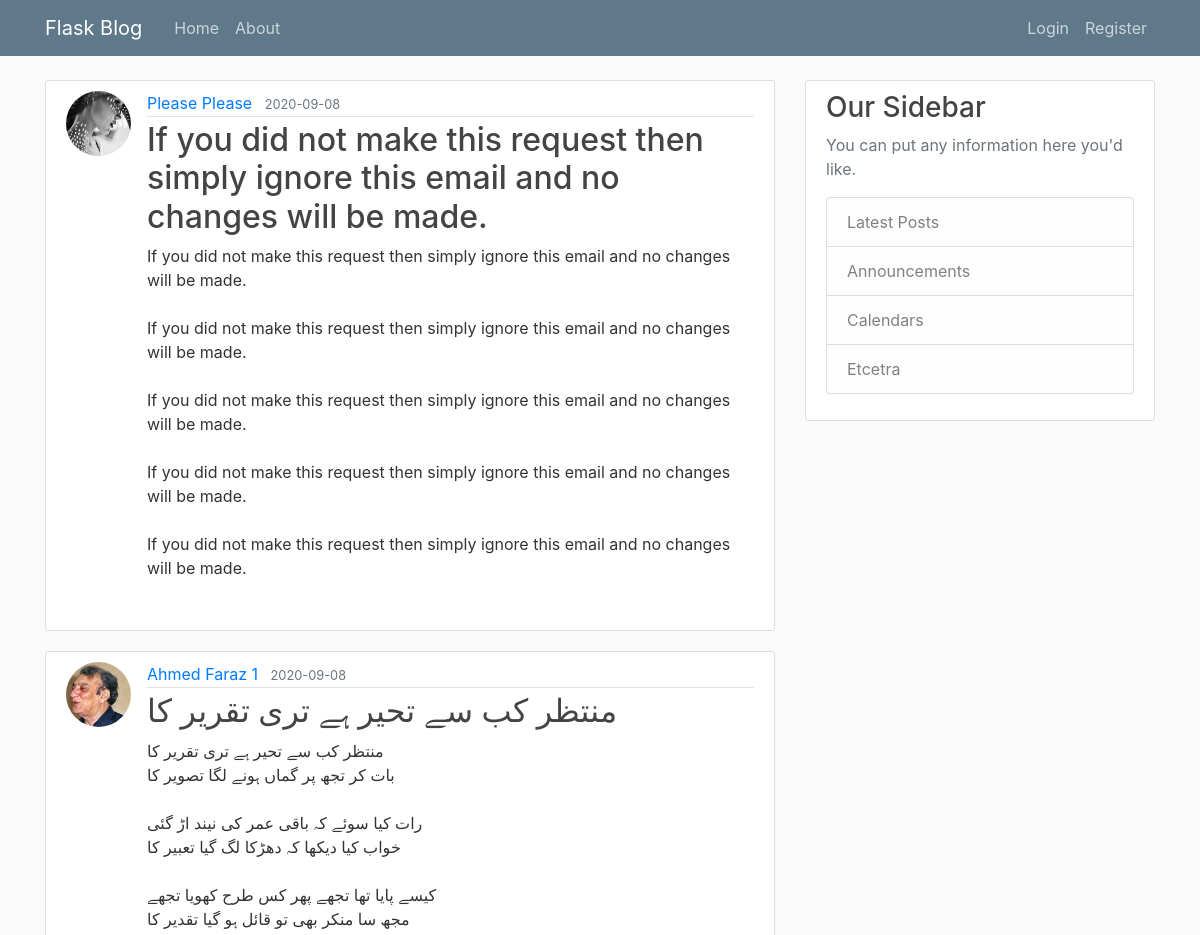
Page /home (upper part) on the earlier database version.
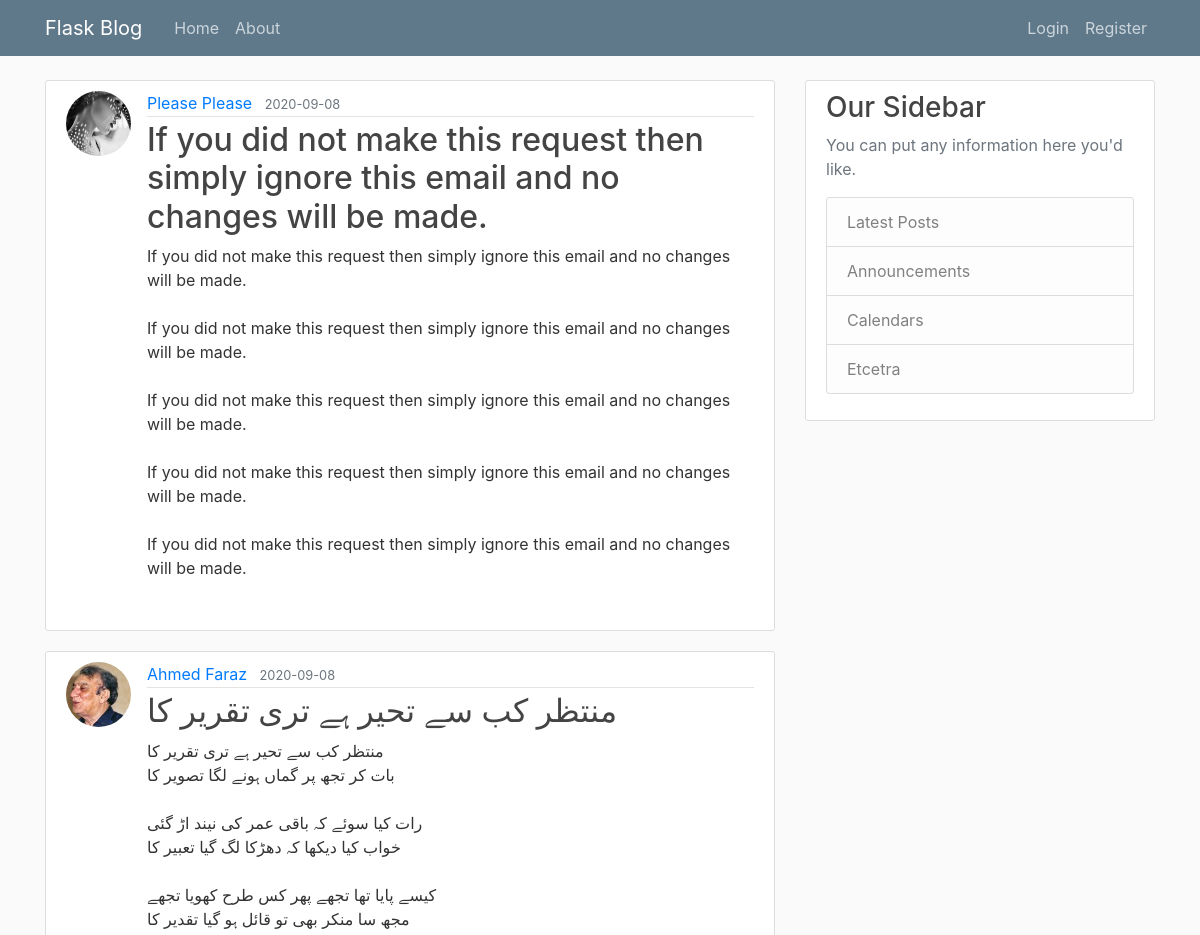
Same page on the later database version.
### myflaskblog/models.py (models this page shows, shortened)
class Post(db.Model):
    id = db.Column(db.Integer, primary_key=True)
    title = db.Column(db.String(100), nullable=False)
    date_posted = db.Column(db.DateTime, nullable=False, default=datetime.utcnow)
    content = db.Column(db.Text, nullable=False)
    user_id = db.Column(db.Integer, db.ForeignKey('user.id'), nullable=False)

class User(db.Model, UserMixin):
    id = db.Column(db.Integer, primary_key=True)
    username = db.Column(db.String(20), unique=True, nullable=False)
    email = db.Column(db.String(120), unique=True, nullable=False)
    image_file = db.Column(db.String(20), nullable=False, default='default.jpg')
    password = db.Column(db.String(60), nullable=False)
    posts = db.relationship('Post', backref='author', lazy=True)

### myflaskblog/main/routes.py (the view)
@main.route("/")
@main.route("/home")
def home():
    page = request.args.get('page', 1, type=int)
    posts = Post.query.order_by(Post.date_posted.desc()).paginate(page=page, per_page=5)
    return render_template('home.html', posts=posts)

### myflaskblog/templates/home.html (shortened to what this page needs)
{% extends "Layout.html" %}
{% block content %}
    {% for post in posts.items %}
        <article class="media content-section">
            <img class="rounded-circle article-img" src="{{ url_for('static', filename='profile_pics/' + post.author.image_file)}}">
            <div class="media-body">
                <div class="article-metadata">
                    <a class="mr-2" href="{{ url_for('users.user_posts', username=post.author.username)}}">{{ post.author.username }}</a>
                    <small class="text-muted">{{ post.date_posted.strftime('%Y-%m-%d') }}</small>
                </div>
                <h2><a class="article-title" href="{{ url_for('posts.post', post_id=post.id) }}">{{ post.title }}</a></h2>
                <p class="article-content">{{ post.content }}</p>
            </div>
        </article>
    {% endfor %}
{% endblock content %}

Differences in the rows shown:
changed through a linked row, Post "منتظر کب سے تحیر ہے تری تقریر کا": author.username "Ahmed Faraz 1" → "Ahmed Faraz"
